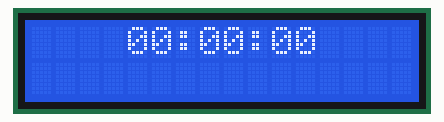
The sketch below on a simulated Arduino Uno, built with avr-gcc and run on an emulated ATmega328P. On the bench: 16×2 character LCD.

Above: at 0.1 s.
At 4.1 s:
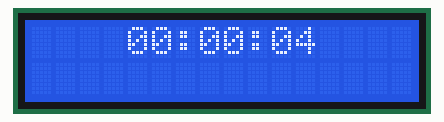
At 9.2 s:
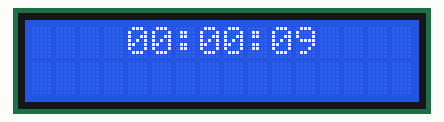
At 19.2 s:
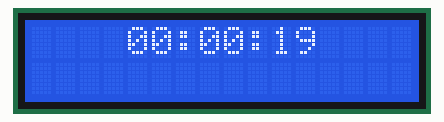
At 28.2 s:
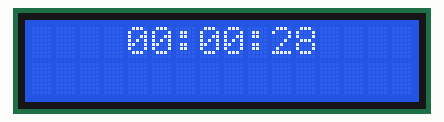
At 38.3 s:
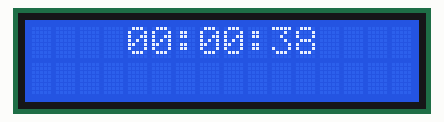

The sketch:

hora_lcd_arduino.ino
```cpp
#include <LiquidCrystal.h>
int seg;
int segadd;
int minadd;
int min;
int horadd;
int hor;
LiquidCrystal lcd(2,4,5,10,11,12,13);
void setup() {
  horadd = 0;
   hor = 0;
  minadd = 0;
   min = 0;
  segadd = 0;
   seg = 0;
  lcd.begin(16, 2);
}
void loop() {
  lcd.print("    ");
  lcd.print(horadd);
  lcd.print(hor);
  lcd.write(':');
  lcd.print(minadd);
  lcd.print(min);
  lcd.write(':');
  lcd.print(segadd);
  lcd.print(seg);
  delay(1000);
  seg++;
  if (seg >= 10) {
    segadd++;
    seg = 0;
  }
  if (segadd >= 6) {
     segadd = 0;
     seg = 0;
     min++;
  }
  if (min >= 10) {
    minadd++;
    min = 0;
  }
  if (minadd >= 6) {
   minadd = 0;
    min = 0;
    hor++;
  }
  if (hor >= 10) {
    horadd++;
    hor = 0;
  }
  if (horadd >= 2 && hor >= 4) {
    horadd = 0;
    hor = 0;
    minadd= 0;
    min = 0;
    segadd = 0;
    seg = 0;
  }
  lcd.clear();
}
```

Measured:
- what the display in image 1 shows lasts 1.0 s, from 4.1 s to 5.1 s
